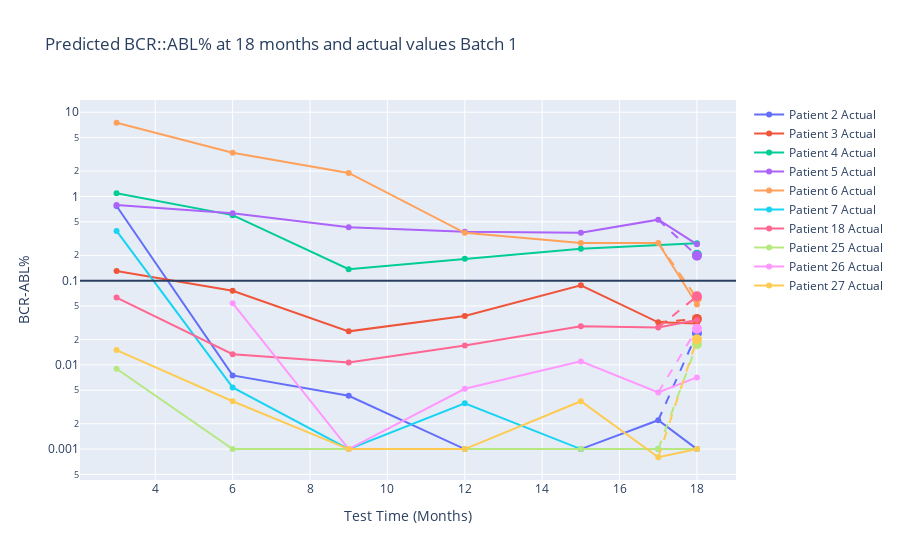

The notebook cell this image was saved under:
### Code cell
import plotly.graph_objects as go
import pandas as pd
import numpy as np
import plotly.express as px

colors = px.colors.qualitative.Plotly  

fig = go.Figure()

for idx, patient in enumerate(merged_data_1['patient_number'].unique()):
    patient_data = merged_data_1[merged_data_1['patient_number'] == patient]
    patient_color = colors[idx % len(colors)]  

    fig.add_trace(go.Scatter(
        x=patient_data['month'], y=patient_data['BCRABL'],
        mode='lines+markers', name=f'Patient {patient} Actual',
        line=dict(color=patient_color),  
        marker=dict(color=patient_color)  
    ))
    
    predicted_data = patient_data[patient_data['month'] == 18]
    if not predicted_data.empty:
        fig.add_trace(go.Scatter(
            x=[18], y=predicted_data['pred'],
            mode='markers', name=f'Patient {patient} Predicted',
            marker=dict(color=patient_color, size=10),  
            showlegend=False  
        ))
        
        before_pred = patient_data[patient_data['month'] < 18].tail(1)
        after_pred = patient_data[patient_data['month'] > 18].head(1)
        
        if not before_pred.empty:
            fig.add_trace(go.Scatter(
                x=[before_pred['month'].values[0], 18],
                y=[before_pred['BCRABL'].values[0], predicted_data['pred'].values[0]],
                mode='lines', line=dict(dash='dash', color=patient_color),
                showlegend=False  
            ))
        if not after_pred.empty:
            fig.add_trace(go.Scatter(
                x=[18, after_pred['month'].values[0]],
                y=[predicted_data['pred'].values[0], after_pred['BCRABL'].values[0]],
                mode='lines', line=dict(dash='dash', color=patient_color),
                showlegend=False  
            ))

fig.update_layout(
    title='Predicted BCR::ABL% at 18 months and actual values Batch 1',
    xaxis_title='Test Time (Months)',
    yaxis_title='BCR-ABL%',
    yaxis_type='log' 
)

fig.update_traces(connectgaps=True)

fig.add_hline(y=0.1)

fig.show()

### Figure 1 — Plotly figure (JSON) as saved in the notebook; plotly's stock layout.template omitted (floating-point values rounded to 4 significant figures)
{"data": [{"connectgaps": true, "line": {"color": "#636EFA"}, "marker": {"color": "#636EFA"}, "mode": "lines+markers", "name": "Patient 2 Actual", "type": "scatter", "x": [3, 6, 9, 12, 15, 17, 18], "y": [0.77, 0.0075, 0.0043, 0.001, 0.001, 0.0022, 0.001]}, {"connectgaps": true, "marker": {"color": "#636EFA", "size": 10}, "mode": "markers", "name": "Patient 2 Predicted", "showlegend": false, "type": "scatter", "x": [18], "y": [0.0237]}, {"connectgaps": true, "line": {"color": "#636EFA", "dash": "dash"}, "mode": "lines", "showlegend": false, "type": "scatter", "x": [17, 18], "y": [0.0022, 0.0237]}, {"connectgaps": true, "line": {"color": "#EF553B"}, "marker": {"color": "#EF553B"}, "mode": "lines+markers", "name": "Patient 3 Actual", "type": "scatter", "x": [3, 6, 9, 12, 15, 17, 18], "y": [0.13, 0.076, 0.025, 0.038, 0.088, 0.032, 0.031]}, {"connectgaps": true, "marker": {"color": "#EF553B", "size": 10}, "mode": "markers", "name": "Patient 3 Predicted", "showlegend": false, "type": "scatter", "x": [18], "y": [0.03516]}, {"connectgaps": true, "line": {"color": "#EF553B", "dash": "dash"}, "mode": "lines", "showlegend": false, "type": "scatter", "x": [17, 18], "y": [0.032, 0.03516]}, {"connectgaps": true, "line": {"color": "#00CC96"}, "marker": {"color": "#00CC96"}, "mode": "lines+markers", "name": "Patient 4 Actual", "type": "scatter", "x": [3, 6, 9, 12, 15, 17, 18], "y": [1.091, 0.6, 0.137, 0.182, 0.239, null, 0.278]}, {"connectgaps": true, "marker": {"color": "#00CC96", "size": 10}, "mode": "markers", "name": "Patient 4 Predicted", "showlegend": false, "type": "scatter", "x": [18], "y": [0.2029]}, {"connectgaps": true, "line": {"color": "#00CC96", "dash": "dash"}, "mode": "lines", "showlegend": false, "type": "scatter", "x": [17, 18], "y": [null, 0.2029]}, {"connectgaps": true, "line": {"color": "#AB63FA"}, "marker": {"color": "#AB63FA"}, "mode": "lines+markers", "name": "Patient 5 Actual", "type": "scatter", "x": [3, 6, 9, 12, 15, 17, 18], "y": [0.79, 0.63, 0.43, 0.38, 0.37, 0.53, 0.27]}, {"connectgaps": true, "marker": {"color": "#AB63FA", "size": 10}, "mode": "markers", "name": "Patient 5 Predicted", "showlegend": false, "type": "scatter", "x": [18], "y": [0.1974]}, {"connectgaps": true, "line": {"color": "#AB63FA", "dash": "dash"}, "mode": "lines", "showlegend": false, "type": "scatter", "x": [17, 18], "y": [0.53, 0.1974]}, {"connectgaps": true, "line": {"color": "#FFA15A"}, "marker": {"color": "#FFA15A"}, "mode": "lines+markers", "name": "Patient 6 Actual", "type": "scatter", "x": [3, 6, 9, 12, 15, 17, 18], "y": [7.5, 3.3, 1.9, 0.37, 0.28, 0.28, 0.052]}, {"connectgaps": true, "marker": {"color": "#FFA15A", "size": 10}, "mode": "markers", "name": "Patient 6 Predicted", "showlegend": false, "type": "scatter", "x": [18], "y": [0.06182]}, {"connectgaps": true, "line": {"color": "#FFA15A", "dash": "dash"}, "mode": "lines", "showlegend": false, "type": "scatter", "x": [17, 18], "y": [0.28, 0.06182]}, {"connectgaps": true, "line": {"color": "#19D3F3"}, "marker": {"color": "#19D3F3"}, "mode": "lines+markers", "name": "Patient 7 Actual", "type": "scatter", "x": [3, 6, 9, 12, 15, 17, 18], "y": [0.39, 0.0054, 0.001, 0.0035, 0.001, 0.001, null]}, {"connectgaps": true, "marker": {"color": "#19D3F3", "size": 10}, "mode": "markers", "name": "Patient 7 Predicted", "showlegend": false, "type": "scatter", "x": [18], "y": [null]}, {"connectgaps": true, "line": {"color": "#19D3F3", "dash": "dash"}, "mode": "lines", "showlegend": false, "type": "scatter", "x": [17, 18], "y": [0.001, null]}, {"connectgaps": true, "line": {"color": "#FF6692"}, "marker": {"color": "#FF6692"}, "mode": "lines+markers", "name": "Patient 18 Actual", "type": "scatter", "x": [3, 6, 9, 12, 15, 17, 18], "y": [0.063, 0.0134, 0.0107, 0.017, 0.0287, 0.0278, 0.0341]}, {"connectgaps": true, "marker": {"color": "#FF6692", "size": 10}, "mode": "markers", "name": "Patient 18 Predicted", "showlegend": false, "type": "scatter", "x": [18], "y": [0.06537]}, {"connectgaps": true, "line": {"color": "#FF6692", "dash": "dash"}, "mode": "lines", "showlegend": false, "type": "scatter", "x": [17, 18], "y": [0.0278, 0.06537]}, {"connectgaps": true, "line": {"color": "#B6E880"}, "marker": {"color": "#B6E880"}, "mode": "lines+markers", "name": "Patient 25 Actual", "type": "scatter", "x": [3, 6, 9, 12, 15, 17, 18], "y": [0.009, 0.001, 0.001, 0.001, 0.001, 0.001, 0.001]}, {"connectgaps": true, "marker": {"color": "#B6E880", "size": 10}, "mode": "markers", "name": "Patient 25 Predicted", "showlegend": false, "type": "scatter", "x": [18], "y": [0.01755]}, {"connectgaps": true, "line": {"color": "#B6E880", "dash": "dash"}, "mode": "lines", "showlegend": false, "type": "scatter", "x": [17, 18], "y": [0.001, 0.01755]}, {"connectgaps": true, "line": {"color": "#FF97FF"}, "marker": {"color": "#FF97FF"}, "mode": "lines+markers", "name": "Patient 26 Actual", "type": "scatter", "x": [3, 6, 9, 12, 15, 17, 18], "y": [null, 0.054, 0.001, 0.0052, 0.011, 0.0047, 0.0071]}, {"connectgaps": true, "marker": {"color": "#FF97FF", "size": 10}, "mode": "markers", "name": "Patient 26 Predicted", "showlegend": false, "type": "scatter", "x": [18], "y": [0.02682]}, {"connectgaps": true, "line": {"color": "#FF97FF", "dash": "dash"}, "mode": "lines", "showlegend": false, "type": "scatter", "x": [17, 18], "y": [0.0047, 0.02682]}, {"connectgaps": true, "line": {"color": "#FECB52"}, "marker": {"color": "#FECB52"}, "mode": "lines+markers", "name": "Patient 27 Actual", "type": "scatter", "x": [3, 6, 9, 12, 15, 17, 18], "y": [0.015, 0.0037, 0.001, 0.001, 0.0037, 0.0008, 0.001]}, {"connectgaps": true, "marker": {"color": "#FECB52", "size": 10}, "mode": "markers", "name": "Patient 27 Predicted", "showlegend": false, "type": "scatter", "x": [18], "y": [0.02009]}, {"connectgaps": true, "line": {"color": "#FECB52", "dash": "dash"}, "mode": "lines", "showlegend": false, "type": "scatter", "x": [17, 18], "y": [0.0008, 0.02009]}], "layout": {"shapes": [{"type": "line", "x0": 0, "x1": 1, "xref": "x domain", "y0": 0.1, "y1": 0.1, "yref": "y"}], "title": {"text": "Predicted BCR::ABL% at 18 months and actual values Batch 1"}, "xaxis": {"title": {"text": "Test Time (Months)"}}, "yaxis": {"title": {"text": "BCR-ABL%"}, "type": "log"}}}
